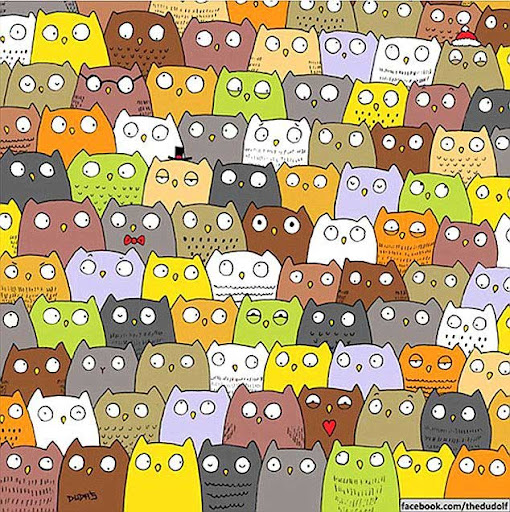
#> input picture Counting/cat.jpg, 510 x 512 px, given as the content of the folder match_template/Counting/mouse, which was not available
$ jupyter execute --allow-errors counting_mouse.ipynb   (text cells are left out)
#> lines starting #> are read from the running program, lines starting #| are printed output that depends on the picture; after the words box and inside, x2 and y2 are one past the last pixel; in counts of white or black regions, pixels touching at a corner belong together; long printed decimals are rounded; pictures that were not available may be replaced by others from this repository, and a replacement may not be noted
[cell 1]
import numpy as np
import matplotlib.pyplot as plt
import cv2
import os
import sys
import random

[cell 2]
image_path = "Counting/mouse.jpg"
template__folder_path = os.path.join("match_template", image_path[:-4])
template__folder_path

[cell 3]
def get_template(folder_path: str):
#> called with folder_path = 'match_template/Counting/mouse'
    templates = []
    for file in os.listdir(folder_path):
        template = cv2.imread(os.path.join(folder_path, file))
#> template is the input picture: shape (512, 510, 3); mean B, G, R 116.1, 162.7, 184.5
        templates.append(template)
    return templates

[cell 4]
def plot_image(image: np.array, title: str= "", type: str="rgb"):
    if type == "gray":
        plt.imshow(image, cmap="gray")
    else:
        plt.imshow(image[:, :, ::-1])
    plt.title(title)
    plt.show()

[cell 5]
templates = get_template(template__folder_path)
#> templates = 1 item

[cell 6]
for idx in range(len(templates)):
    plt.subplot(3, 3, idx + 1)
    img = templates[idx]
    # print(img)
    plt.imshow(templates[idx][:, :, ::-1])
#> this loop made 1 pass

[cell 7]
image_rgb = cv2.imread(image_path)
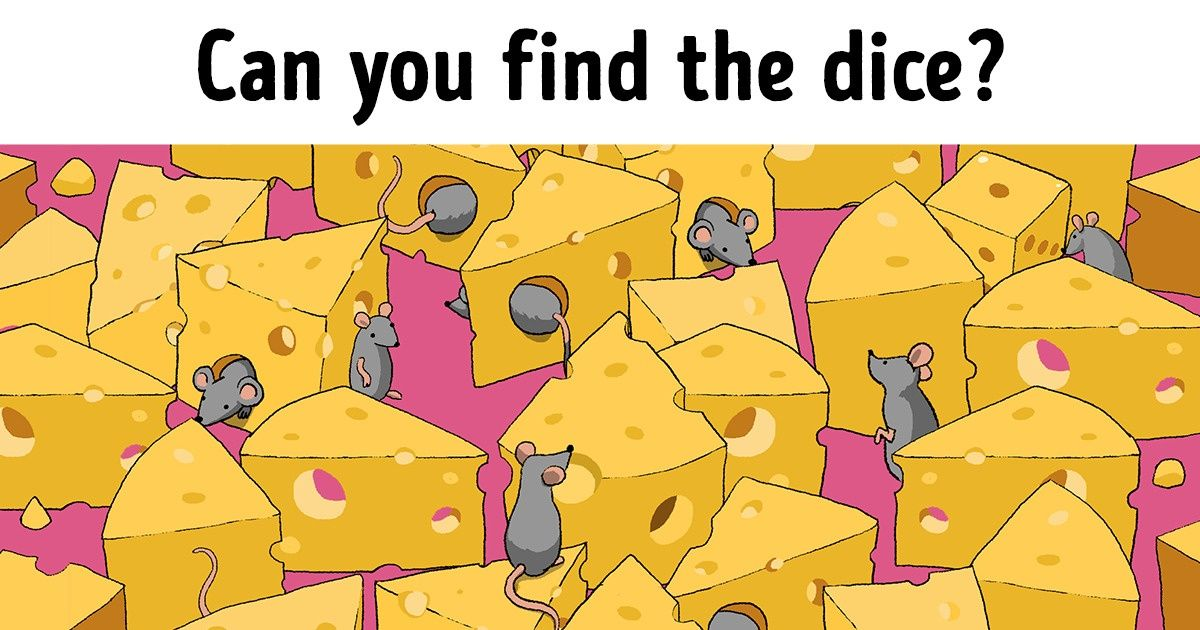
#> input picture Counting/mouse.jpg, 1200 x 630 px
#> image_rgb is the input picture: shape (630, 1200, 3); mean B, G, R 109.5, 183.6, 225.6

[cell 8]
plot_image(image_rgb, "Image")

[cell 9]
templates_gray = [cv2.cvtColor(template, cv2.COLOR_BGR2GRAY) for template in templates]
#> templates_gray = 1 item
image_gray = cv2.cvtColor(image_rgb, cv2.COLOR_BGR2GRAY)
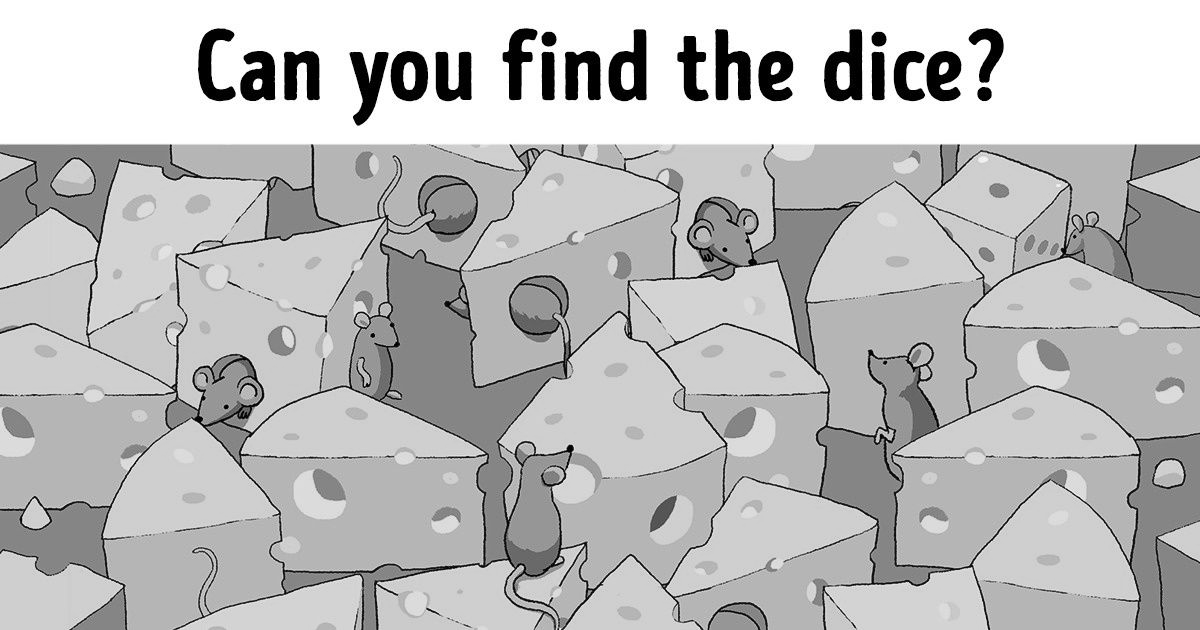
#> image_gray: shape (630, 1200); min 0, max 255, mean 187.7

[cell 10]
for idx in range(len(templates_gray)):
    plt.subplot(3, 3, idx + 1)
    img = templates_gray[idx]
    # print(img)
    plt.imshow(templates_gray[idx], cmap="gray")
#> this loop made 1 pass
#> pass 1, `img = templates_gray[idx]`:
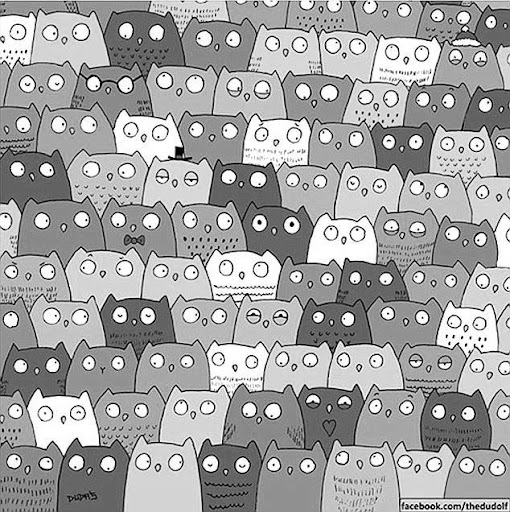
#> img: shape (512, 510); min 0, max 255, mean 163.9

[cell 11]
plt.imshow(image_gray, cmap="gray")

[cell 12]
def eliminate_color(image: np.array):
    """
    Input: gray image

    Output: binary image

    Process:
    detect edge using canny edge detection
    revert the color of the edge
    thresholding
    """
    edges = cv2.Canny(image, 127, 255)
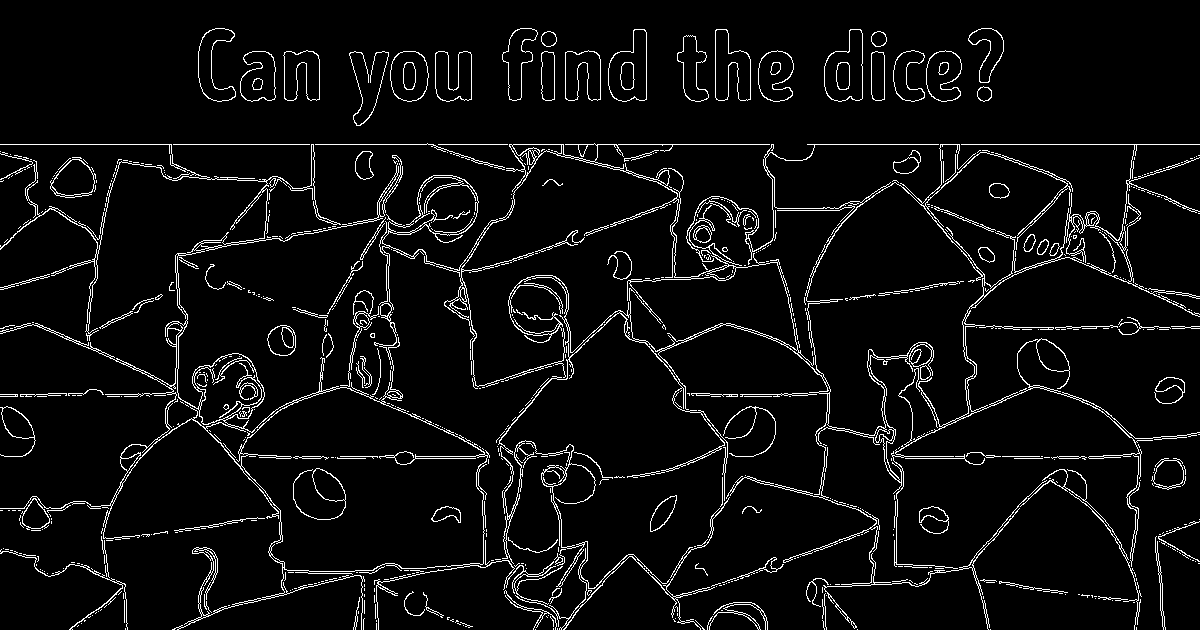
#> edges: shape (630, 1200); 5.3% white in thin lines or dots
    edges = cv2.GaussianBlur(255 - edges, (3, 3), 0)
    # edges = 255 - edges
    _, binary_img = cv2.threshold(edges, 240, 255, cv2.THRESH_BINARY)
#> binary_img: shape (630, 1200); 84.3% white; 51 black regions, largest, box (x1, y1, x2, y2) and area: (0, 142, 1200, 630) 97491, (1154, 518, 1200, 630) 996, (714, 28, 752, 102) 877

    return binary_img

[cell 13]
processed_image = eliminate_color(image_gray)

[cell 14]
plt.figure(figsize=(12, 6))

plt.subplot(121)
plt.imshow(image_gray, cmap="gray")

plt.subplot(122)
plt.imshow(processed_image, cmap="gray")

[cell 15]
processed_template = [eliminate_color(template) for template in templates_gray]
#> in eliminate_color (call 2), `edges = cv2.Canny(image, 127, 255)`:
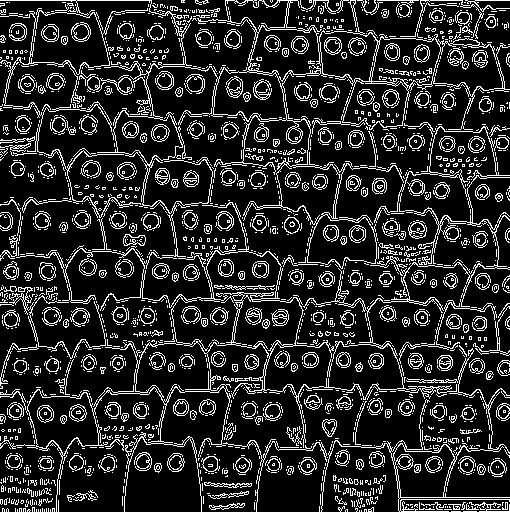
#> edges: shape (512, 510); 16.2% white in thin lines or dots
#> in eliminate_color (call 2), `edges = cv2.GaussianBlur(255 - edges, (3, 3), 0)`:
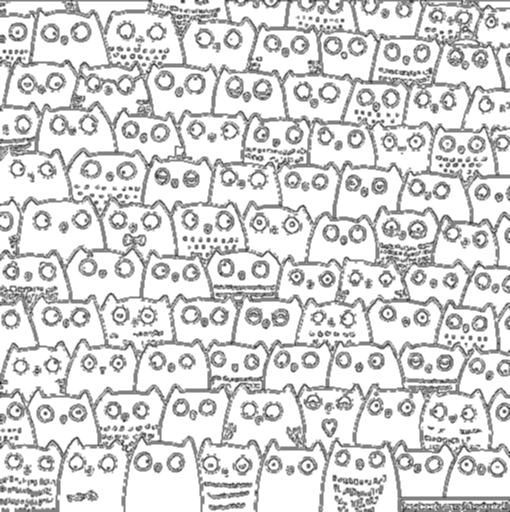
#> edges: shape (512, 510); min 32, max 255, mean 213.7
#> in eliminate_color (call 2), `_, binary_img = cv2.threshold(edges, 240, 255, cv2.THRESH_BINARY)`:
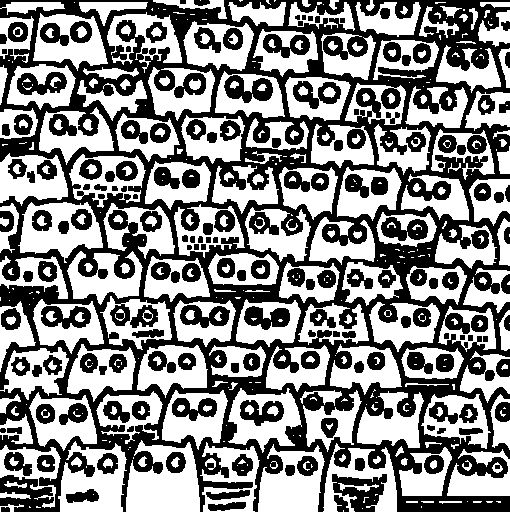
#> binary_img: shape (512, 510); 53% white; 172 black regions, largest, box (x1, y1, x2, y2) and area: (0, 0, 510, 512) 86135, (332, 474, 387, 512) 1146, (224, 75, 273, 103) 782
#> processed_template = 1 item
plt.figure(figsize=(12, 6))
for idx in range(len(processed_template)):
    plt.subplot(3, 3, idx + 1)
    plt.imshow(processed_template[idx], cmap="gray")

[cell 16]
def check_overlap(box1, box2, overlap_threshold=0.5):
    """
    Input:
    box1: Tuple (x1, y1, w1, h1) of the first bounding box
    box2: Tuple (x2, y2, w2, h2) of the second bounding box
    """
    x1, y1, w1, h1 = box1
    x2, y2, w2, h2 = box2

    # Calculate the coordinates of the intersection rectangle
    x_left = max(x1, x2)
    y_top = max(y1, y2)
    x_right = min(x1 + w1, x2 + w2)
    y_bottom = min(y1 + h1, y2 + h2)

    # Check if there is an intersection
    if x_right < x_left or y_bottom < y_top:
        return False

    intersection_area = (x_right - x_left) * (y_bottom - y_top)

    # Calculate the area of the first bounding box
    box1_area = w1 * h1

    # Calculate the overlap ratio
    overlap_ratio = intersection_area / box1_area

    # Return True if the overlap ratio is greater than or equal to the threshold
    return overlap_ratio >= overlap_threshold

[cell 17]
def find_bounding_boxs(image: np.array, templates: np.array, selecting_threshold: float=0.95, plot_match_map: bool=False, title: str=""):
#> called with selecting_threshold = -10, plot_match_map = False, title = 'Gray Match Map'
    check = []
    if plot_match_map:
        plt.figure(figsize=(12, 6))
        plt.title(title)
    for idx in range(len(templates)):
        # print(template.shape)
        template = templates[idx]
        h, w = template.shape[:2]
        res = cv2.matchTemplate(image, template, cv2.TM_CCOEFF_NORMED)
        if plot_match_map:
            plt.subplot(3, 3, idx + 1)
            plt.imshow(res, cmap="gray")


        # res = cv2.matchTemplate(image, template, cv2.TM_CCORR_NORMED)

        if selecting_threshold > 0 and selecting_threshold < 1:
            threshold = sorted(res.flatten())[int(0.95 * len(res.flatten()))]
        else:
            threshold = sorted(res.flatten())[selecting_threshold]
        loc = np.where(res >= threshold)

        x, y = loc[::-1]
        for i in range(len(x)):
            score = res[y[i], x[i]]
            check.append((score, x[i], y[i], w, h))
#> after the loop, check = []

    return check

[cell 18]
def convert_image_template(image: np.array, templates: list[np.array], covert_type: str="binary", convert_param: tuple= None):
    """
    Convert the image by given type (binary, flip,...)
    """
    if covert_type == "binary":
        processed_image = eliminate_color(image)
        processed_templates = [eliminate_color(template) for template in templates]
    elif covert_type == "flip":
        processed_image = image
        processed_templates = [cv2.flip(template, convert_param) for template in templates]
        processed_image = eliminate_color(image)
        processed_templates = [eliminate_color(template) for template in processed_templates]
    else:
        return None
    return processed_image, processed_templates

[cell 19]
def apply_templates(image, templates, original_image= None,
                    plot_processed_image= True, convert_config: list = None, convert_param: list = None,
                    selecting_threshold= 0.95, overlap_threshold=0.5,
                    plot_match_map= False, bounding_box_threshold=0.7):
    """
    Input:
    image: np.array of the image (gray or rgb)
    templates: list of np.array of the templates (gray or rgb)
    original_image: np.array of the original image (rgb)
    plot_processed_image: bool to plot the processed image
    convert_config: list of str of the convert type (binary, flip)
    convert_param: list of tuple of the convert parameter for converting the image
    selecting_threshold: the precentage of eliminate the low score bounding box or - number of taken bounding box
    overlap_threshold: the threshold of the overlap ratio between two bounding box
    plot_match_map: bool to plot the match map of the templates
    bounding_box_threshold: the percentage of eliminate bounding box
    """
    def plot(images, title= ""):
        if isinstance(images, list):
            plt.figure(figsize=(12, 6))
            for idx in range(len(images)):
                plt.subplot(3, 3, idx + 1)
                plt.imshow(images[idx], cmap="gray")
                plt.title(title)
            plt.show()
        else:
            plt.imshow(images, cmap="gray")
            plt.title(title)
            plt.show()
    ## get all possible bounding boxes
    if plot_processed_image:
        plot(templates, title= "Gray Templates")

    bboxes = []
    bboxes.extend(find_bounding_boxs(image, templates, selecting_threshold, plot_match_map= plot_match_map, title= "Gray Match Map"))
    if convert_config is not None:
        for convert_type, convert_param in zip(convert_config, convert_param):
            processed_image, processed_templates = convert_image_template(image, templates, convert_type, convert_param)
            bboxes.extend(find_bounding_boxs(processed_image, processed_templates, selecting_threshold, plot_match_map= plot_match_map, title= convert_type + " Match Map"))

            # if convert_type != "binary":
            #     processed_image, processed_templates = convert_image_template(processed_image, processed_templates, "binary")
            #     bboxes.extend(find_bounding_boxs(processed_image, processed_templates, selecting_threshold, plot_match_map= plot_match_map, title= convert_type + " Match Map"))


            if plot_processed_image:
                plot([image, processed_image], "Original and Processed Image " + convert_type)
                plot(processed_templates, title= "Processed Templates " + convert_type)
#> after the loop, bboxes = []
    else:
        plot(image, "Original Image")


    # sort the bounding boxes
    check = sorted(bboxes, key=lambda x: x[0], reverse=True)
#> check = []
    # print(len(check))


    bb_res = []
    for i in range(len(check)):
        if len(bb_res) == 0:
            bb_res.append(check[i])
        else:
            flag = True
            for box in bb_res:
                if check_overlap(box[1:], check[i][1:], overlap_threshold):
                    flag = False
                    break
            if flag:
                bb_res.append(check[i])
#> this loop made 0 passes
#> after the loop, bb_res = []

    mean_score = np.mean([x[0] for x in bb_res])
#> mean_score = nan
    print("lowest score: ", bb_res[-1][0])
    print("highest score: ", bb_res[0][0])
    print("mean score: ", mean_score)
    score_threshold = bb_res[int((1 - bounding_box_threshold) * len(bb_res))][0]
    print("score threshold: ", score_threshold)
    bb_res = [x for x in bb_res if x[0] > score_threshold]


    bb_res = [x[1:] for x in bb_res]
    if original_image is not None:
        res_image = original_image.copy()
        for bb in bb_res:
            cv2.rectangle(res_image, bb[:2], (bb[0] + bb[2], bb[1] + bb[3]), (0,0,255), 2)
        plt.imshow(res_image[:, :, ::-1])
    return bb_res

[cell 20]
convert_config = ["binary", "flip"]
convert_param = [None, 1]
#> (the rest of this cell did not finish here and is left out)

[cell 21]
convert_config = ["binary", "flip"]
convert_param = [None, 1]
bb= apply_templates(image_gray,templates_gray,original_image= image_rgb, plot_processed_image= True, selecting_threshold= -10,
                    overlap_threshold= 0.1, plot_match_map= True, bounding_box_threshold= 0.5, convert_config= convert_config, convert_param= convert_param)
#> the loop in plot, `for idx in range(len(images)):` made 1 pass
#> the loop in find_bounding_boxs (call 4), `for idx in range(len(templates)):` made 1 pass
#> (h, w, threshold, loc, x, y) on pass 1: (512, 510, 0.0748, 10 positions, rows 54 to 58, columns 68 to 70, [69, 69, 70, 68, 69, 70, 68, 69, 68, 69], [54, 55, 55, 56, 56, 56, 57, 57, 58, 58])
#> pass 1, in find_bounding_boxs (call 4), `res = cv2.matchTemplate(image, template, cv2.TM_CCOEFF_NORMED)`:
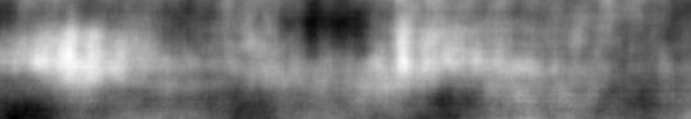
#> res: shape (119, 691) float32; min -0.0648, max 0.0758, mean 0.00252; drawn with min black and max white
#> after the loop in find_bounding_boxs (call 4), `for idx in range(len(templates)):`: check = 10 items, first 6: (0.0748, 69, 54, 510, 512), (0.0756, 69, 55, 510, 512), (0.0758, 70, 55, 510, 512), (0.075, 68, 56, 510, 512), (0.0756, 69, 56, 510, 512), (0.0754, 70, 56, 510, 512)
#> the loop in apply_templates (call 2), `for convert_type, convert_param in zip(convert_config, convert_param):` made 2 passes
#> pass 1, in plot (call 2), `plt.show()`:
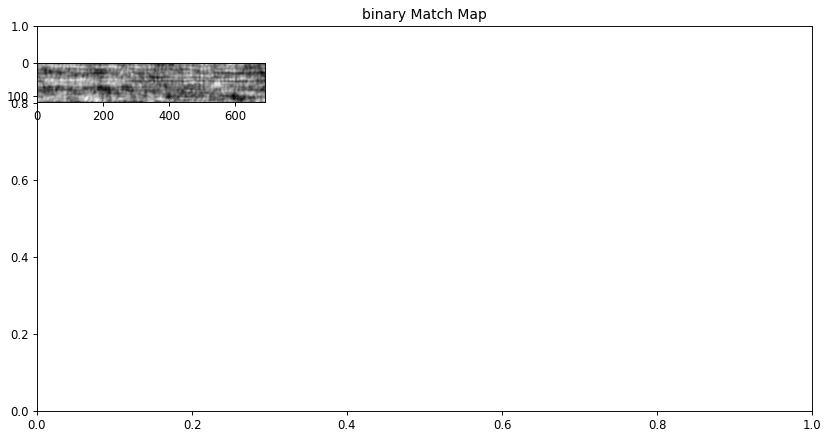
#> figure drawn by matplotlib, 1 panel
#> pass 2, in plot (call 5), `plt.show()`:
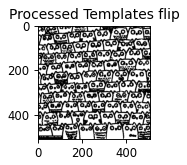
#> figure drawn by matplotlib, 1 panel
#> the loop in apply_templates (call 2), `for i in range(len(check)):` made 30 passes
#| lowest score:  0.07578
#| highest score:  0.07578
#| mean score:  0.07578
#| score threshold:  0.07578
#> bb = []
len(bb)
#> Out = 0
